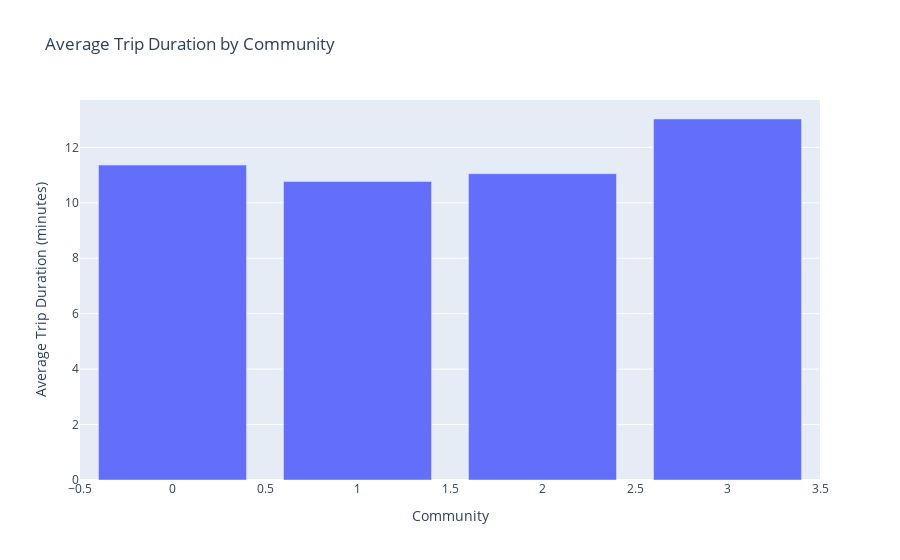

Source (notebook cell):
### Code cell
import plotly.express as px
import pandas as pd

# Load the dataset
file_path = 'complete_data_with_communities.csv'  # Update this path as needed
df = pd.read_csv(file_path)

# Convert the start and end dates to datetime for proper time handling
df['Start date'] = pd.to_datetime(df['Start date'])
df['End date'] = pd.to_datetime(df['End date'])

# Convert trip duration from milliseconds to minutes
df['Total duration (minutes)'] = df['Total duration (ms)'] / 60000  # 60000 ms = 1 minute

# Calculate the average trip duration for trips starting in each community
community_avg_trip_duration = df.groupby('Community_start').agg({
    'Total duration (minutes)': 'mean'
}).reset_index()

# Rename columns for clarity
community_avg_trip_duration = community_avg_trip_duration.rename(columns={
    'Community_start': 'Community',
    'Total duration (minutes)': 'Average Trip Duration (minutes)'
})

# Create a bar plot for the average trip duration by community
fig = px.bar(
    community_avg_trip_duration,
    x='Community', 
    y='Average Trip Duration (minutes)',
    title='Average Trip Duration by Community',
    labels={'Community': 'Community', 'Average Trip Duration (minutes)': 'Average Trip Duration (minutes)'},
    hover_data={'Average Trip Duration (minutes)': True}
)

fig.show()

### Figure 1 — Plotly figure (JSON) as saved in the notebook; plotly's stock layout.template omitted (floating-point values rounded to 4 significant figures)
{"data": [{"alignmentgroup": "True", "hovertemplate": "Community=%{x}<br>Average Trip Duration (minutes)=%{y}<extra></extra>", "legendgroup": "", "marker": {"color": "#636efa", "pattern": {"shape": ""}}, "name": "", "offsetgroup": "", "orientation": "v", "showlegend": false, "textposition": "auto", "type": "bar", "x": [0, 1, 2, 3], "xaxis": "x", "y": [11.36, 10.77, 11.05, 13.02], "yaxis": "y"}], "layout": {"autosize": true, "barmode": "relative", "legend": {"tracegroupgap": 0}, "title": {"text": "Average Trip Duration by Community"}, "xaxis": {"anchor": "y", "autorange": true, "domain": [0, 1], "range": [-0.5, 3.5], "title": {"text": "Community"}, "type": "linear"}, "yaxis": {"anchor": "x", "autorange": true, "domain": [0, 1], "range": [0, 13.71], "title": {"text": "Average Trip Duration (minutes)"}, "type": "linear"}}}
